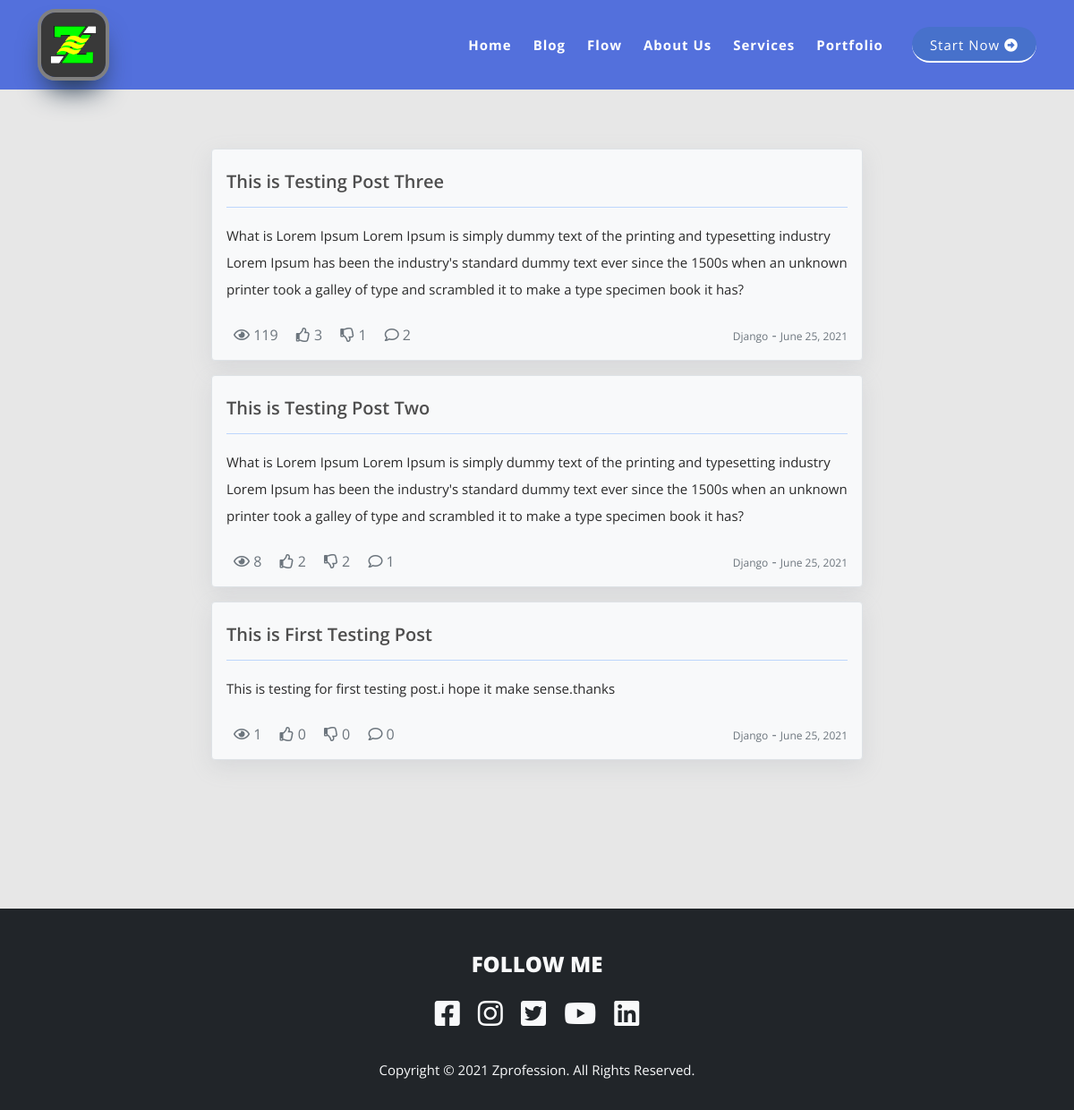
Screenshot of /blog/ with the database file from the repository.
### portfolioApp/models.py (models this page shows, shortened)
class Post(models.Model):
    Title=models.CharField(max_length=50)
    slug = models.SlugField(unique=True,null=True,blank=True)
    Meta_Tags = models.CharField(max_length=200,null=True)
    Description=models.TextField()
    Category=models.CharField(max_length=50)
    Body=RichTextUploadingField()
    Date=models.DateField(auto_now_add=True)
    Views=models.IntegerField(default=0,null=True)
    Likes=models.IntegerField(default=0,null=True)
    Dis_Likes=models.IntegerField(default=0,null=True)
    CommentsCounts=models.IntegerField(default=0,null=True)

### portfolioApp/views.py (the view)
# urls.py: 2. Add a URL to urlpatterns:  path('blog/', include('blog.urls'))
def blog(request):
    posts=Post.objects.order_by('-id')
    context={
        'posts':posts,
    }
    return render(request,'blog.html',context)

### portfolioApp/templates/blog.html
{% load static %}
{% include 'header2.html' %}
<section style="background:#E7E7E7">
    <div class="container">
    <div class="row"style="padding-top:150px;padding-bottom:150px;">
    <div class="col-sm-8"style="margin:auto;">
    <div class="mx-1">
   {% for posts in posts %}
   <a href="{% url 'blogdetail' posts.slug %}">
    <div class="post-card  p-3 my-3 border rounded bg-light"style="box-shadow: rgba(149, 157, 165, 0.2) 0px 8px 24px;">
    <h5 class="mt-2"style="font-weight:600;color:#4E4E4E;">{{posts.Title}}</h5>
    <hr>
    <p>{{posts.Description}}</p>
    <div class="post-footer text-secondary mt-4">
    <div style="float:right">
    <span class="text-secondary" style="font-size:12px;">{{posts.Category}}</span> - <span class="text-secondary" style="font-size:12px;">{{posts.Date}}</span>
    </div>
    <div style="float-left;">
    <span class="mx-2"><i class="far fa-eye text-secondary"></i> {{posts.Views}}</span>
    <span class="mx-2"><i class="far fa-thumbs-up text-secondary"></i> {{posts.Likes}}</span>
    <span class="mx-2"><i class="far fa-thumbs-down text-secondary"></i> {{posts.Dis_Likes}}</span>
    <span class="mx-2"><i class="far fa-comment text-secondary"></i> {{posts.CommentsCounts}}</span>
    </div>
    </div>
    </div>
   </a>
   {% endfor %}
    </div>
    </div>
    </div>
    </div>
</section>
{% include 'footer.html' %}

### portfolioApp/templates/header2.html (shortened to what this page needs)
{% load static %}
<!DOCTYPE html>
<html lang="en">
  <head>
    <link rel="stylesheet" href="{% static 'css/all.min.css' %}" >
    <link href="{% static 'css/bootstrap.min.css' %} " rel="stylesheet">
    <link rel="stylesheet" href="{% static 'css/fontawesome.css' %}" >
    <link rel="stylesheet" href="https://cdnjs.cloudflare.com/ajax/libs/font-awesome/4.7.0/css/font-awesome.min.css">
    <link rel="stylesheet" href="{% static 'css/templatemo-seo-dream.css' %}" >
    <link rel="stylesheet" href="{% static 'css/animated.css' %}" >
    <link rel="stylesheet" href="{% static 'css/owl.css' %}" >
    <link href="https://unpkg.com/aos@2.3.1/dist/aos.css" rel="stylesheet">
</head>
<body>
<section>
  <header class="header-area header-sticky wow slideInDown" data-wow-duration="0.75s" data-wow-delay="0s" style="background:#5370dc">
    <div class="container">
      <div class="row">
        <div class="col-12">
          <nav class="main-nav">
            <a href="{% url 'home' %}" class="logo">
               <img src="{% static 'images/myLogo.png' %} " style="height:80px;width:80px;margin-top:10px;border:4px solid gray;box-shadow: rgb(38, 57, 77) 0px 20px 30px -10px;border-radius:20px;" alt="Zprofession">
            </a>
            <ul class="nav">
              <li class="scroll-to-section"><a href="{% url 'home' %}" class="active"style="font-weight:bold;">Home</a></li>
              <li class="scroll-to-section"><a href="{% url 'blog' %}"style="font-weight:bold;">Blog</a></li>
              <li class="scroll-to-section"><a href="/#flow"style="font-weight:bold;">Flow</a></li>
              <li class="scroll-to-section"><a href="/#about"style="font-weight:bold;">About Us</a></li>
              <li class="scroll-to-section"><a href="/#services"style="font-weight:bold;">Services</a></li>
              <li class="scroll-to-section"><a href="/#portfolio"style="font-weight:bold;">Portfolio</a></li>
              <li class="scroll-to-section"><div class="main-blue-button"><a href="/#contact">Start Now <i class="fas fa-arrow-alt-circle-right"></i></a>
              </div></li>
            </ul>
          </nav>
        </div>
      </div>
    </div>
  </header>
</section>
</body>
</html>

### portfolioApp/templates/footer.html
{% load static %}
  <footer>
  <section class="bg-dark">
    <div class="container">
      <div class="row text-light text-center">
       <div class="col-lg-12 mt-5 text-light">
       <h4 class="mb-4" style="font-weight:1000">FOLLOW ME</h4>
       <span><a href=""><i class="fab fa-2x mx-2 text-light fa-facebook-square"></i></a></span>
       <span><a href=""><i class="fab fa-2x mx-2 text-light fa-instagram"></i></a></span>
       <span><a href=""><i class="fab fa-2x mx-2 text-light fa-twitter-square"></i></a></span>
       <span><a href=""><i class="fab fa-2x mx-2 text-light fa-youtube"></i></a></span>
       <span><a href=""><i class="fab fa-2x mx-2 text-light fa-linkedin-square"></i></a></span>
       </div>
        <div class="col-lg-12">
          <p class="text-light">Copyright © 2021 Zprofession. All Rights Reserved.
        </div>
      </div>
    </div>
  </section>
  </footer>

### static/css/templatemo-seo-dream.css (style rules this page uses)
html, body, div, span, applet, object, iframe, h1, h2, h3, h4, h5, h6, p, blockquote, div pre, a, abbr, acronym, address, big, cite, code, del, dfn, em, font, img, ins, kbd, q, s, samp, small, strike, strong, sub, sup, tt, var, b, u, i, center, dl, dt, dd, ol, ul, li, figure, header, nav, section, article, aside, footer, figcaption { margin: 0; padding: 0; border: 0; outline: 0; }
ul, li { padding: 0; margin: 0; list-style: none; }
header, nav, section, article, aside, footer, hgroup { display: block; }
* { box-sizing: border-box; }
html, body { font-family: 'Open Sans', sans-serif; font-weight: 400; background-color: #fff; -ms-text-size-adjust: 100%; -webkit-font-smoothing: antialiased; -moz-osx-font-smoothing: grayscale; }
a { text-decoration: none !important; }
h1, h2, h3, h4, h5, h6 { margin-top: 0px; margin-bottom: 0px; }
ul { margin-bottom: 0px; }
p { font-size: 15px; line-height: 30px; color: #2a2a2a; }
img { width: 100%; overflow: hidden; }
html, body { background: #fff; font-family: 'Open Sans', sans-serif; }
.main-blue-button a { display: inline-block; background-color: #4771cb; font-size: 15px; font-weight: 400; color: #fff; text-transform: capitalize; padding: 12px 25px; border-radius: 23px; letter-spacing: 0.25px; border-bottom: 2px solid #fff!important; transition: all .3s; }
.header-area { background-color: #5370dc; position: absolute; top: 0px; left: 0px; right: 0px; z-index: 100; height: 100px; -webkit-transition: all .5s ease 0s; -moz-transition: all .5s ease 0s; -o-transition: all .5s ease 0s; transition: all .5s ease 0s; }
.header-area .main-nav { min-height: 80px; background: transparent; }
.header-area .main-nav .logo { float: left; -webkit-transition: all 0.3s ease 0s; -moz-transition: all 0.3s ease 0s; -o-transition: all 0.3s ease 0s; transition: all 0.3s ease 0s; }
.header-area .main-nav .nav { float: right; margin-top: 30px; margin-right: 0px; background-color: transparent; -webkit-transition: all 0.3s ease 0s; -moz-transition: all 0.3s ease 0s; -o-transition: all 0.3s ease 0s; transition: all 0.3s ease 0s; position: relative; z-index: 999; }
.header-area .main-nav .nav li { padding-left: 20px; padding-right: 20px; }
.header-area .main-nav .nav li:last-child { padding-right: 0px; padding-left: 40px; }
.header-area .main-nav .nav li:last-child a, .background-header .main-nav .nav li:last-child a { padding: 0px 20px; font-weight: 400; }
.header-area .main-nav .nav li a { display: block; font-weight: 500; font-size: 15px; color: #fff; text-transform: capitalize; -webkit-transition: all 0.3s ease 0s; -moz-transition: all 0.3s ease 0s; -o-transition: all 0.3s ease 0s; transition: all 0.3s ease 0s; height: 40px; line-height: 40px; border: transparent; letter-spacing: 1px; }
.header-area .main-nav .nav li:hover a, .header-area .main-nav .nav li a.active { color: #fff!important; }
.header-area.header-sticky { min-height: 80px; }
.header-area .nav { margin-top: 30px; }
.header-area.header-sticky .nav li a.active { color: #33ccc5; }
@media (max-width: 1200px) { .header-area .main-nav .nav li { padding-left: 12px; padding-right: 12px; } }
@media (max-width: 1200px) { .header-area .main-nav:before { display: none; } }
@media (min-width: 767px) { .header-area .main-nav .nav { display: flex !important; } }
footer p { text-align: center; margin: 30px 0px; }
@media (max-width: 1200px) { .header-area .main-nav .nav li:last-child { padding-left: 20px; } }

### rows the page displays
Post: Title "This is Testing Post Three", Description "What is Lorem Ipsum Lorem Ipsum is simply dummy text of the printing and typesetting industry Lorem Ipsum has been the industry's standard dummy text ever since the 1500s when an unknown printer took a galley of type and scrambled it to make a type specimen book it has?", Category "Django", Date "June 25, 2021", Views "119", Likes "3", Dis_Likes "1", CommentsCounts "2"
Post: Title "This is Testing Post Two", Description "What is Lorem Ipsum Lorem Ipsum is simply dummy text of the printing and typesetting industry Lorem Ipsum has been the industry's standard dummy text ever since the 1500s when an unknown printer took a galley of type and scrambled it to make a type specimen book it has?", Category "Django", Date "June 25, 2021", Views "8", Likes "2", Dis_Likes "2", CommentsCounts "1"
Post: Title "This is First Testing Post", Description "This is testing for first testing post.i hope it make sense.thanks", Category "Django", Date "June 25, 2021", Views "1", Likes "0", Dis_Likes "0", CommentsCounts "0"
